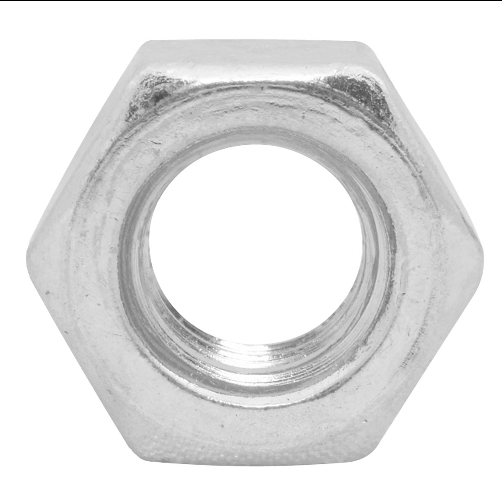
#> input picture tuerca/tuerca0.png, 502 x 504 px
$ python ClasificadorTUERCA.py
#> lines starting #> are read from the running program, lines starting #| are printed output that depends on the picture
import cv2
import matplotlib as plt
import numpy as np
import os
from PIL import Image
#Imagen original
tuerca0 = cv2.imread('tuerca0.png', 0) #lectura en escala de grises
#> tuerca0 is the input picture: shape (504, 502); min 0, max 255, mean 227.6
tuerca1 = cv2.imread('tuerca1.png', 0) #lectura en escala de grises
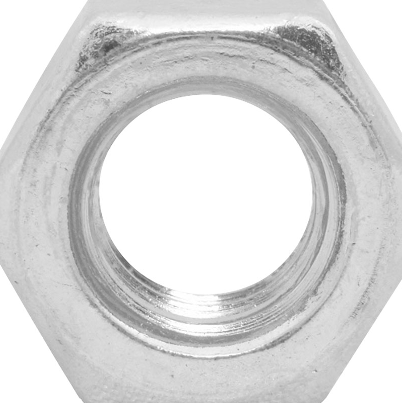
#> input picture tuerca/tuerca1.png, 402 x 403 px
#> tuerca1 is the input picture: shape (403, 402); min 71, max 255, mean 216.2
tuerca2 = cv2.imread('tuerca2.png', 0) #lectura en escala de grises
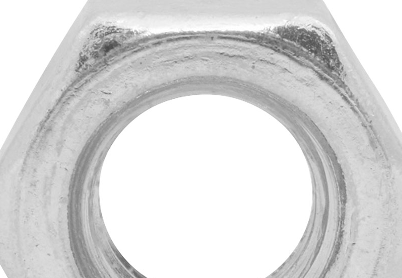
#> input picture tuerca/tuerca2.png, 402 x 278 px
#> tuerca2 is the input picture: shape (278, 402); min 71, max 255, mean 217.3
tuerca3 = cv2.imread('tuerca3.png', 0) #lectura en escala de grises
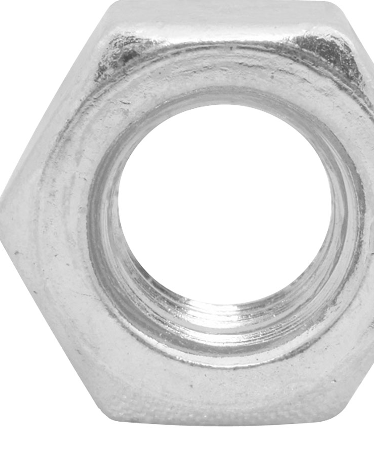
#> input picture tuerca/tuerca3.png, 374 x 458 px
#> tuerca3 is the input picture: shape (458, 374); min 71, max 255, mean 219.3
tuerca4 = cv2.imread('tuerca4.png', 0) #lectura en escala de grises
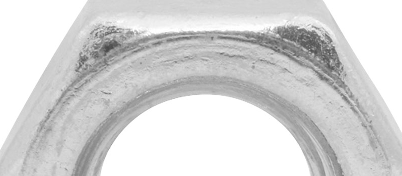
#> input picture tuerca/tuerca4.png, 402 x 176 px
#> tuerca4 is the input picture: shape (176, 402); min 71, max 255, mean 213.9
goma4 = cv2.imread('goma4.png', 0) #lectura en escala de grises
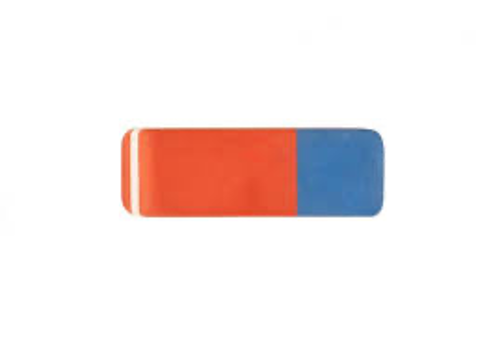
#> input picture tuerca/goma4.png, 502 x 339 px
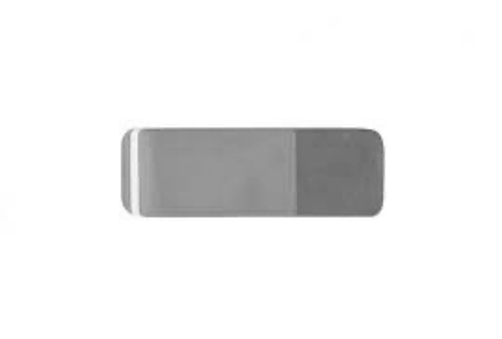
#> goma4: shape (339, 502); min 93, max 255, mean 239.4


Mtuerca0 = cv2.moments(tuerca0)
#> Mtuerca0 = moments, m00 57590854, centre m10/m00, m01/m00 = (250.2, 252.2)
Mtuerca1 = cv2.moments(tuerca1)
#> Mtuerca1 = moments, m00 35021710, centre m10/m00, m01/m00 = (200.3, 201.6)
Mtuerca2 = cv2.moments(tuerca2)
#> Mtuerca2 = moments, m00 24281931, centre m10/m00, m01/m00 = (200.3, 139.9)
Mtuerca3 = cv2.moments(tuerca3)
#> Mtuerca3 = moments, m00 37558917, centre m10/m00, m01/m00 = (183.8, 231.4)
Mtuerca4 = cv2.moments(tuerca4)
#> Mtuerca4 = moments, m00 15131876, centre m10/m00, m01/m00 = (199.5, 87.95)
Mgoma4 = cv2.moments(goma4)
#> Mgoma4 = moments, m00 40741872, centre m10/m00, m01/m00 = (249.6, 168.8)
Mtuerca = []
Mtuerca.append([min(Mtuerca0['m21'], Mtuerca1['m21'], Mtuerca2['m21'], Mtuerca3['m21']),
              max(Mtuerca0['m21'], Mtuerca1['m21'], Mtuerca2['m21'], Mtuerca3['m21'])])
Mtuerca.append([min(Mtuerca0['m01'], Mtuerca1['m01'], Mtuerca2['m01'], Mtuerca3['m01']),
              max(Mtuerca0['m01'], Mtuerca1['m01'], Mtuerca2['m01'], Mtuerca3['m01'])])
Mtuerca.append([min(Mtuerca0['m11'], Mtuerca1['m11'], Mtuerca2['m11'], Mtuerca3['m11']),
              max(Mtuerca0['m11'], Mtuerca1['m11'], Mtuerca2['m11'], Mtuerca3['m11'])])
print(Mtuerca)
#| [[180522531128054.0, 1227586961174260.0], [3397827919.0, 14522013816.0], [682678746770.0, 3634833487080.0]]


if Mtuerca[0][0] <= Mgoma4['m21'] and Mgoma4['m21'] <= Mtuerca[0][1]:
    print('Es una tuerca')
else:
    print('No es una tuerca')


if Mtuerca[1][0] <= Mgoma4['m01'] and Mgoma4['m01'] <= Mtuerca[1][1]:
    print('Es una tuerca')
else:
    print('No es una tuerca')


if Mtuerca[2][0] <= Mgoma4['m11'] and Mgoma4['m11'] <= Mtuerca[2][1]:
    print('Es una tuerca')
else:
    print('No es una tuerca')
